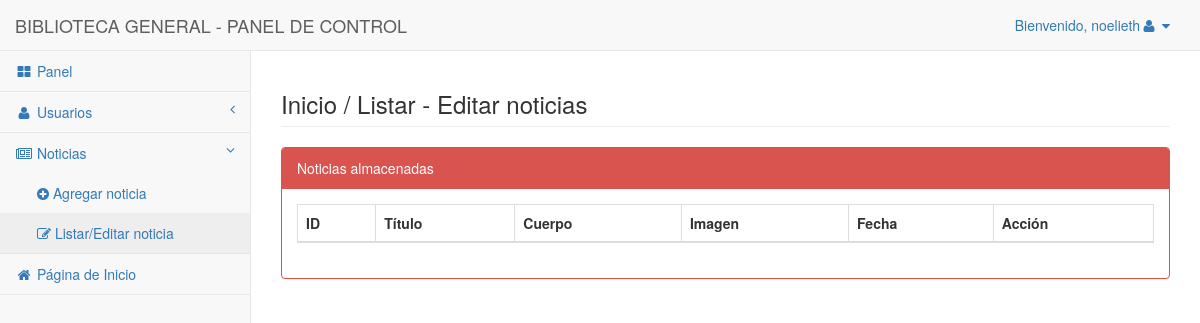
/admin/pages/tables.php?tipo=noticia&op=mostrar (signed in), run on an earlier commit of the app's database.
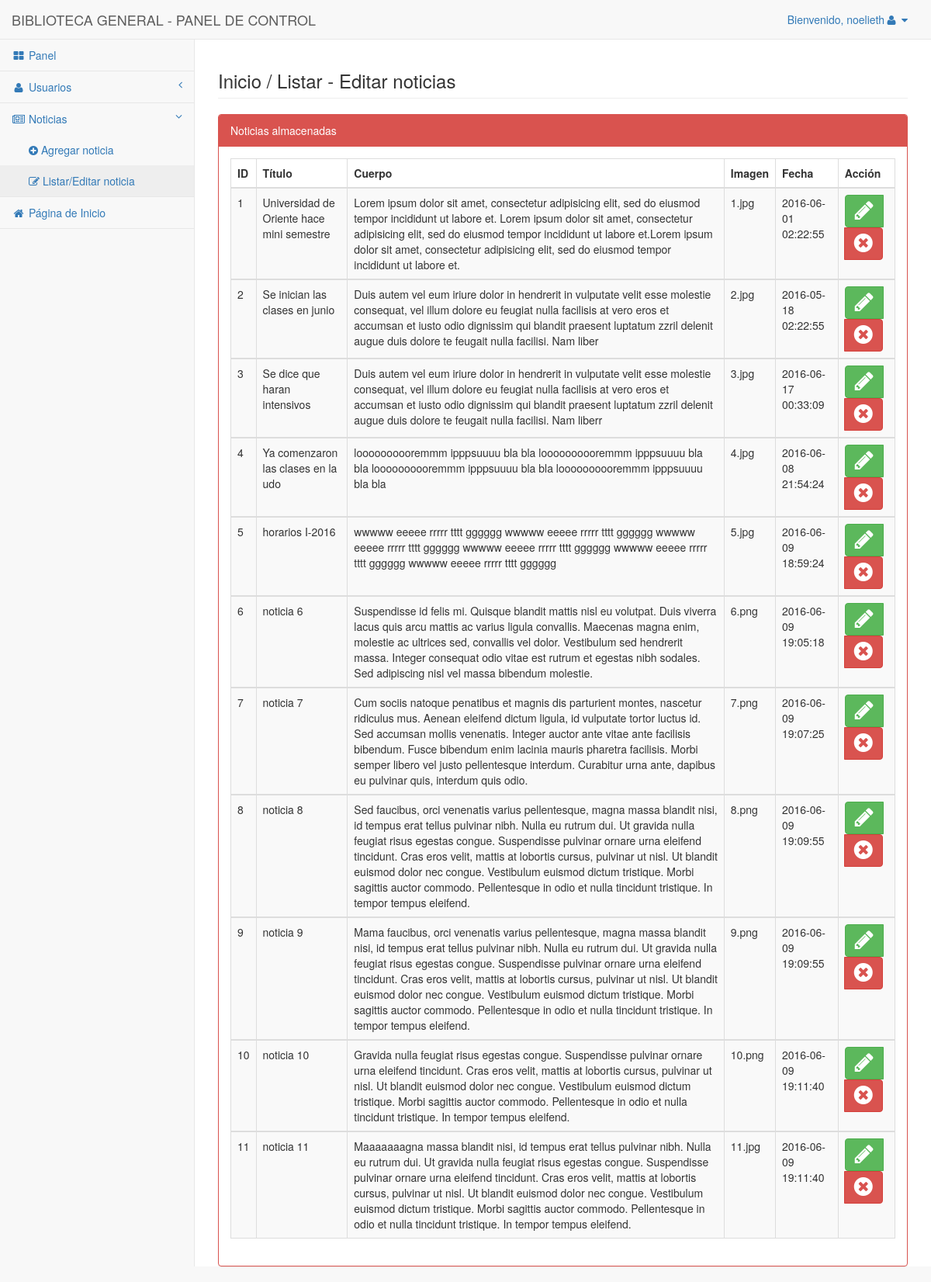
And on a later commit of the database.
### tables this page shows
CREATE TABLE IF NOT EXISTS `noticia` (
  `id` int(2) NOT NULL AUTO_INCREMENT,
  `titulo` varchar(50) NOT NULL,
  `cuerpo` text NOT NULL,
  `imagen` varchar(50) NOT NULL,
  `fecha` timestamp NOT NULL DEFAULT CURRENT_TIMESTAMP ON UPDATE CURRENT_TIMESTAMP,
  PRIMARY KEY (`id`)
);

### admin/pages/tables.php (the view, shortened to what the changed rows need)
 <?php
  include_once("../../conexion.php");
  $tipo = $_GET['tipo'];
  $op = $_GET['op'];
  if (($tipo == 'usuario') &&( $op == 'mostrar')) {
    $sql = "SELECT * from usuario";
  }elseif(($tipo == 'noticia') &&( $op == 'mostrar')){
    $sql = "SELECT * from noticia";
  }
  elseif(($tipo == 'usuario') &&( $op == 'eliminar')){
    $id = $_GET['id'];
    $sql = "DELETE from usuario where id = '$id'";
    echo "Elemento Borrado.<br>";
  }
  elseif(($tipo == 'noticia') &&( $op == 'eliminar')){
    $id = $_GET['id'];
    $sql = "DELETE from noticia where id = '$id'";
    echo "Elemento Borrado.<br>";
  }
  else{
    $sql = "SELECT * from usuario";
  }
  $result = $mysqli->query($sql);
 ?>
<!DOCTYPE html>
<html lang="es">
<head>
    <link href="../../archivos/bootstrap/css/bootstrap.min.css" rel="stylesheet">
    <link href="../bower_components/metisMenu/dist/metisMenu.min.css" rel="stylesheet">
    <link href="../sources/css/admin.css" rel="stylesheet">
    <link href="../../archivos/font-awesome/css/font-awesome.min.css" rel="stylesheet" type="text/css">
</head>
<body>
    <div id="wrapper">
        <nav class="navbar navbar-default navbar-static-top" role="navigation" style="margin-bottom: 0">
            <div class="navbar-header">
                <a class="navbar-brand" href="index.php">BIBLIOTECA GENERAL - PANEL DE CONTROL</a>
            </div>
                <?php  if ($_SESSION['nivel'] == 1) {
                    ?>
        </nav>
    <div id="page-wrapper">
    <?php
         if (($tipo == 'usuario') &&( $op == 'mostrar')) {
            echo "
            <div class='row'>
                <div class='col-md-12'>
                    <h3 class='page-header'>Inicio / Listar - Editar usuarios </h3>
                </div>
            </div>
            <div class='row'>
                <div class='col-md-12'>
                    <div class='panel panel-yellow'>
                        <div class='panel-heading'>
                            Usuarios almacenados en la base de datos
                        </div>
                        <div class='panel-body'>
                            <div class='dataTable_wrapper'>
                                <div class='table-responsive'>
                                    <table class='table table-striped table-bordered table-hover' id='tabla-usuario'>
                                        <thead>
                                            <tr>
                                                <th>ID</th>
                                                <th>Nombre</th>
                                                <th>Apellido</th>
                                                <th>Usuario</th>
                                                <th>Password</th>
                                                <th>Email</th>
                                                <th>Nivel</th>
                                                <th>Fecha</th>
                                                <th>Acción</th>
                                            </tr>
                                        </thead>";
                                         while ($a = mysqli_fetch_assoc($result)) {
                                        echo "
                                        <tbody>
                                            <tr>
                                                <td>".$a['id']."</td>
                                                <td> ".$a['nombre']."</td>
                                                <td> ".$a['apellido']."</td>
                                                <td> ".$a['usuario']."</td>
                                                <td> ".$a['password']."</td>
                                                <td> ".$a['email']."</td>
                                                <td> ".$a['nivel']."</td>
                                                <td> ".$a['Timestamp']."</td>
                                                <td>
                                                <div class='btn-group'>
                                                <button type='button' class='btn btn-success'><a href='modificarusuario.php?tipo=usuario&op=modificar&id=".$a['id']."'><i class='fa fa-pencil fa-2x'></i></a></button>
                                                <button type='button' class='btn btn-danger'><a href='admin.php?tipo=usuario&op=eliminar&id=".$a['id']."'><i class='fa fa-times-circle fa-2x'></i></a></button>
                                                </div>
                                                </td>
                                            </tr>
                                        </tbody>";
                                        }
                                    echo "</table>
                                    </div>
                                    </div>
                                    </div>
                                </div>
                                </div>
                                </div>";
                                }
                elseif(($tipo == 'noticia') &&( $op == 'mostrar')){
                    echo "
                        <div class='row'>
                            <div class='col-md-12'>
                                <h3 class='page-header'>Inicio / Listar - Editar noticias</h3>
                            </div>
                        </div>
                        <div class='panel panel-red'>
                            <div class='panel-heading'>
                                Noticias almacenadas
                            </div>
                            <div class='panel-body'>
                                <div class='dataTable_wrapper'>
                                    <div class='table-responsive'>
                                    <table class='table table-striped table-bordered table-hover' id='tabla-noticia'>
                                        <thead>
                                            <tr>
                                                <th>ID</th>
                                                <th>Título</th>
                                                <th>Cuerpo</th>
                                                <th>Imagen</th>
                                                <th>Fecha</th>
                                                <th>Acción</th>
                                            </tr>
                                        </thead>";
                                        while ($a = mysqli_fetch_assoc($result)){
                                        echo "<tbody>
                                                    <tr>
                                                        <td>".$a['id']."</td>
                                                        <td> ".$a['titulo']."</td>
                                                        <td> ".$a['cuerpo']."</td>
                                                        <td> ".$a['imagen']."</td>
                                                        <td> ".$a['fecha']."</td>
                                                        <td>
                                                        <div class='btn-group'>
                                                        <button type='button' class='btn btn-success'><a href='modificarnoticia.php?tipo=noticia&op=modificar&id=".$a['id']."'><i class='fa fa-pencil fa-2x'></i></a></button>
                                                        <button type='button' class='btn btn-danger'><a href='admin.php?tipo=noticia&op=eliminar&id=".$a['id']."'><i class='fa fa-times-circle fa-2x'></i></a></button>
                                                        </div>
                                                        </td>
                                                    </tr>
                                                </tbody>";
                                        }
                                        echo "</table>
                                        <div>
                                        </div>
                                    </div>
                                </div>";
                                    }
                            elseif(($tipo == 'elegir') &&( $op == 'elegir')){
                              echo "<div class = 'mensaje'>Escoge una opción</div>";
                            } ?>
                            <?php
                              }else{
                              echo "<div>No tienes permiso para acceder a esta página</div>";
                            }?>
    </div>
</body>
</html>

What changed in the data, as far as the page shows it:
added noticia: id "1", titulo "Universidad de Oriente hace mini semestre", cuerpo "Lorem ipsum dolor sit amet, consectetur adipisicing elit, sed do eiusmod tempor incididunt ut labore et. Lorem ipsum dolor sit amet, consectetur adipisicing elit, sed do eiusmod tempor incididunt ut labore et.Lorem ipsum dolor sit amet, consectetur adipisicing elit, sed do eiusmod tempor incididunt ut labore et.", imagen "1.jpg", fecha "2016-06-01 02:22:55"
added noticia: id "2", titulo "Se inician las clases en junio", cuerpo "Duis autem vel eum iriure dolor in hendrerit in vulputate velit esse molestie consequat, vel illum dolore eu feugiat nulla facilisis at vero eros et accumsan et iusto odio dignissim qui blandit praesent luptatum zzril delenit augue duis dolore te feugait nulla facilisi. Nam liber", imagen "2.jpg", fecha "2016-05-18 02:22:55"
added noticia: id "3", titulo "Se dice que haran intensivos", cuerpo "Duis autem vel eum iriure dolor in hendrerit in vulputate velit esse molestie consequat, vel illum dolore eu feugiat nulla facilisis at vero eros et accumsan et iusto odio dignissim qui blandit praesent luptatum zzril delenit augue duis dolore te feugait nulla facilisi. Nam liberr", imagen "3.jpg", fecha "2016-06-17 00:33:09"
added noticia: id "4", titulo "Ya comenzaron las clases en la udo", cuerpo "loooooooooremmm ipppsuuuu bla bla loooooooooremmm ipppsuuuu bla bla loooooooooremmm ipppsuuuu bla bla loooooooooremmm ipppsuuuu bla bla", imagen "4.jpg", fecha "2016-06-08 21:54:24"
added noticia: id "5", titulo "horarios I-2016", cuerpo "wwwww eeeee rrrrr tttt gggggg wwwww eeeee rrrrr tttt gggggg wwwww eeeee rrrrr tttt gggggg wwwww eeeee rrrrr tttt gggggg wwwww eeeee rrrrr tttt gggggg wwwww eeeee rrrrr tttt gggggg", imagen "5.jpg", fecha "2016-06-09 18:59:24"
added noticia: id "6", titulo "noticia 6", cuerpo "Suspendisse id felis mi. Quisque blandit mattis nisl eu volutpat. Duis viverra lacus quis arcu mattis ac varius ligula convallis. Maecenas magna enim, molestie ac ultrices sed, convallis vel dolor. Vestibulum sed hendrerit massa. Integer consequat odio vitae est rutrum et egestas nibh sodales. Sed adipiscing nisl vel massa bibendum molestie.", imagen "6.png", fecha "2016-06-09 19:05:18"
added noticia: id "7", titulo "noticia 7", cuerpo "Cum sociis natoque penatibus et magnis dis parturient montes, nascetur ridiculus mus. Aenean eleifend dictum ligula, id vulputate tortor luctus id. Sed accumsan mollis venenatis. Integer auctor ante vitae ante facilisis bibendum. Fusce bibendum enim lacinia mauris pharetra facilisis. Morbi semper libero vel justo pellentesque interdum. Curabitur urna ante, dapibus eu pulvinar quis, interdum quis odio.", imagen "7.png", fecha "2016-06-09 19:07:25"
added noticia: id "8", titulo "noticia 8", cuerpo "Sed faucibus, orci venenatis varius pellentesque, magna massa blandit nisi, id tempus erat tellus pulvinar nibh. Nulla eu rutrum dui. Ut gravida nulla feugiat risus egestas congue. Suspendisse pulvinar ornare urna eleifend tincidunt. Cras eros velit, mattis at lobortis cursus, pulvinar ut nisl. Ut blandit euismod dolor nec congue. Vestibulum euismod dictum tristique. Morbi sagittis auctor commodo. Pellentesque in odio et nulla tincidunt tristique. In tempor tempus eleifend.", imagen "8.png", fecha "2016-06-09 19:09:55"
added noticia: id "9", titulo "noticia 9", cuerpo "Mama faucibus, orci venenatis varius pellentesque, magna massa blandit nisi, id tempus erat tellus pulvinar nibh. Nulla eu rutrum dui. Ut gravida nulla feugiat risus egestas congue. Suspendisse pulvinar ornare urna eleifend tincidunt. Cras eros velit, mattis at lobortis cursus, pulvinar ut nisl. Ut blandit euismod dolor nec congue. Vestibulum euismod dictum tristique. Morbi sagittis auctor commodo. Pellentesque in odio et nulla tincidunt tristique. In tempor tempus eleifend.", imagen "9.png", fecha "2016-06-09 19:09:55"
added noticia: id "10", titulo "noticia 10", cuerpo "Gravida nulla feugiat risus egestas congue. Suspendisse pulvinar ornare urna eleifend tincidunt. Cras eros velit, mattis at lobortis cursus, pulvinar ut nisl. Ut blandit euismod dolor nec congue. Vestibulum euismod dictum tristique. Morbi sagittis auctor commodo. Pellentesque in odio et nulla tincidunt tristique. In tempor tempus eleifend.", imagen "10.png", fecha "2016-06-09 19:11:40"
added noticia: id "11", titulo "noticia 11", cuerpo "Maaaaaaagna massa blandit nisi, id tempus erat tellus pulvinar nibh. Nulla eu rutrum dui. Ut gravida nulla feugiat risus egestas congue. Suspendisse pulvinar ornare urna eleifend tincidunt. Cras eros velit, mattis at lobortis cursus, pulvinar ut nisl. Ut blandit euismod dolor nec congue. Vestibulum euismod dictum tristique. Morbi sagittis auctor commodo. Pellentesque in odio et nulla tincidunt tristique. In tempor tempus eleifend.", imagen "11.jpg", fecha "2016-06-09 19:11:40"
